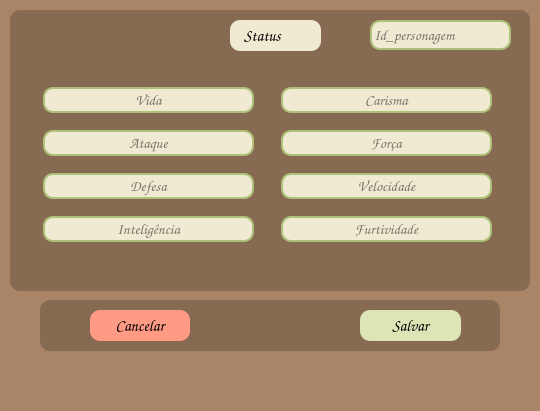
<?xml version="1.0" encoding="UTF-8"?>
<ui version="4.0">
 <class>Form</class>
 <widget class="QWidget" name="Form">
  <property name="geometry">
   <rect>
    <x>0</x>
    <y>0</y>
    <width>540</width>
    <height>411</height>
   </rect>
  </property>
  <property name="windowTitle">
   <string>Form</string>
  </property>
  <property name="styleSheet">
   <string notr="true">background-color: rgb(169, 132, 103);</string>
  </property>
  <widget class="QFrame" name="frame">
   <property name="geometry">
    <rect>
     <x>10</x>
     <y>10</y>
     <width>520</width>
     <height>281</height>
    </rect>
   </property>
   <property name="sizePolicy">
    <sizepolicy hsizetype="Fixed" vsizetype="Fixed">
     <horstretch>0</horstretch>
     <verstretch>0</verstretch>
    </sizepolicy>
   </property>
   <property name="styleSheet">
    <string notr="true">QFrame{
	background-color: rgba(0,0,0,0.2);
	border-radius: 10px;
}</string>
   </property>
   <property name="frameShape">
    <enum>QFrame::StyledPanel</enum>
   </property>
   <property name="frameShadow">
    <enum>QFrame::Raised</enum>
   </property>
   <widget class="QLabel" name="label_7">
    <property name="geometry">
     <rect>
      <x>220</x>
      <y>10</y>
      <width>91</width>
      <height>31</height>
     </rect>
    </property>
    <property name="font">
     <font>
      <family>Comic Sans MS</family>
      <pointsize>12</pointsize>
     </font>
    </property>
    <property name="styleSheet">
     <string notr="true">QFrame{
	background-color: rgb(240, 234, 210);
	border-radius: 10px;
}</string>
    </property>
    <property name="text">
     <string>    Status</string>
    </property>
   </widget>
   <widget class="QLineEdit" name="Furtividade">
    <property name="geometry">
     <rect>
      <x>271</x>
      <y>206</y>
      <width>211</width>
      <height>26</height>
     </rect>
    </property>
    <property name="font">
     <font>
      <family>Comic Sans MS</family>
      <pointsize>11</pointsize>
      <underline>false</underline>
      <kerning>true</kerning>
     </font>
    </property>
    <property name="whatsThis">
     <string>&lt;html&gt;&lt;head/&gt;&lt;body&gt;&lt;p align=&quot;center&quot;&gt;Clase&lt;/p&gt;&lt;/body&gt;&lt;/html&gt;</string>
    </property>
    <property name="styleSheet">
     <string notr="true">QLineEdit{
	background-color: rgba(240, 234, 210);
	border-radius: 10px;
	border: 2px solid rgb(173, 193, 120);
	
}</string>
    </property>
    <property name="inputMask">
     <string/>
    </property>
    <property name="text">
     <string comment="Nome"/>
    </property>
    <property name="maxLength">
     <number>3</number>
    </property>
    <property name="frame">
     <bool>true</bool>
    </property>
    <property name="alignment">
     <set>Qt::AlignCenter</set>
    </property>
    <property name="readOnly">
     <bool>false</bool>
    </property>
    <property name="placeholderText">
     <string>Furtividade</string>
    </property>
    <property name="clearButtonEnabled">
     <bool>false</bool>
    </property>
   </widget>
   <widget class="QLineEdit" name="Vida">
    <property name="geometry">
     <rect>
      <x>33</x>
      <y>77</y>
      <width>211</width>
      <height>26</height>
     </rect>
    </property>
    <property name="font">
     <font>
      <family>Comic Sans MS</family>
      <pointsize>11</pointsize>
      <underline>false</underline>
      <kerning>true</kerning>
     </font>
    </property>
    <property name="whatsThis">
     <string>&lt;html&gt;&lt;head/&gt;&lt;body&gt;&lt;p align=&quot;center&quot;&gt;Clase&lt;/p&gt;&lt;/body&gt;&lt;/html&gt;</string>
    </property>
    <property name="styleSheet">
     <string notr="true">QLineEdit{
	background-color: rgba(240, 234, 210);
	border-radius: 10px;
	border: 2px solid rgb(173, 193, 120);
	
}</string>
    </property>
    <property name="inputMask">
     <string/>
    </property>
    <property name="text">
     <string comment="Nome"/>
    </property>
    <property name="maxLength">
     <number>3</number>
    </property>
    <property name="frame">
     <bool>true</bool>
    </property>
    <property name="alignment">
     <set>Qt::AlignCenter</set>
    </property>
    <property name="readOnly">
     <bool>false</bool>
    </property>
    <property name="placeholderText">
     <string>Vida</string>
    </property>
    <property name="clearButtonEnabled">
     <bool>false</bool>
    </property>
   </widget>
   <widget class="QLineEdit" name="Forca">
    <property name="geometry">
     <rect>
      <x>271</x>
      <y>120</y>
      <width>211</width>
      <height>26</height>
     </rect>
    </property>
    <property name="font">
     <font>
      <family>Comic Sans MS</family>
      <pointsize>11</pointsize>
      <underline>false</underline>
      <kerning>true</kerning>
     </font>
    </property>
    <property name="whatsThis">
     <string>&lt;html&gt;&lt;head/&gt;&lt;body&gt;&lt;p align=&quot;center&quot;&gt;Clase&lt;/p&gt;&lt;/body&gt;&lt;/html&gt;</string>
    </property>
    <property name="styleSheet">
     <string notr="true">QLineEdit{
	background-color: rgba(240, 234, 210);
	border-radius: 10px;
	border: 2px solid rgb(173, 193, 120);
	
}</string>
    </property>
    <property name="inputMask">
     <string/>
    </property>
    <property name="text">
     <string comment="Nome"/>
    </property>
    <property name="maxLength">
     <number>3</number>
    </property>
    <property name="frame">
     <bool>true</bool>
    </property>
    <property name="alignment">
     <set>Qt::AlignCenter</set>
    </property>
    <property name="readOnly">
     <bool>false</bool>
    </property>
    <property name="placeholderText">
     <string>Força</string>
    </property>
    <property name="clearButtonEnabled">
     <bool>false</bool>
    </property>
   </widget>
   <widget class="QLineEdit" name="Carisma">
    <property name="geometry">
     <rect>
      <x>271</x>
      <y>77</y>
      <width>211</width>
      <height>26</height>
     </rect>
    </property>
    <property name="font">
     <font>
      <family>Comic Sans MS</family>
      <pointsize>11</pointsize>
      <underline>false</underline>
      <kerning>true</kerning>
     </font>
    </property>
    <property name="whatsThis">
     <string>&lt;html&gt;&lt;head/&gt;&lt;body&gt;&lt;p align=&quot;center&quot;&gt;Clase&lt;/p&gt;&lt;/body&gt;&lt;/html&gt;</string>
    </property>
    <property name="styleSheet">
     <string notr="true">QLineEdit{
	background-color: rgba(240, 234, 210);
	border-radius: 10px;
	border: 2px solid rgb(173, 193, 120);
	
}</string>
    </property>
    <property name="inputMask">
     <string/>
    </property>
    <property name="text">
     <string comment="Nome"/>
    </property>
    <property name="maxLength">
     <number>3</number>
    </property>
    <property name="frame">
     <bool>true</bool>
    </property>
    <property name="alignment">
     <set>Qt::AlignCenter</set>
    </property>
    <property name="readOnly">
     <bool>false</bool>
    </property>
    <property name="placeholderText">
     <string>Carisma</string>
    </property>
    <property name="clearButtonEnabled">
     <bool>false</bool>
    </property>
   </widget>
   <widget class="QLineEdit" name="Ataque">
    <property name="geometry">
     <rect>
      <x>33</x>
      <y>120</y>
      <width>211</width>
      <height>26</height>
     </rect>
    </property>
    <property name="font">
     <font>
      <family>Comic Sans MS</family>
      <pointsize>11</pointsize>
      <underline>false</underline>
      <kerning>true</kerning>
     </font>
    </property>
    <property name="whatsThis">
     <string>&lt;html&gt;&lt;head/&gt;&lt;body&gt;&lt;p align=&quot;center&quot;&gt;Clase&lt;/p&gt;&lt;/body&gt;&lt;/html&gt;</string>
    </property>
    <property name="styleSheet">
     <string notr="true">QLineEdit{
	background-color: rgba(240, 234, 210);
	border-radius: 10px;
	border: 2px solid rgb(173, 193, 120);
	
}</string>
    </property>
    <property name="inputMask">
     <string/>
    </property>
    <property name="text">
     <string comment="Nome"/>
    </property>
    <property name="maxLength">
     <number>3</number>
    </property>
    <property name="frame">
     <bool>true</bool>
    </property>
    <property name="alignment">
     <set>Qt::AlignCenter</set>
    </property>
    <property name="readOnly">
     <bool>false</bool>
    </property>
    <property name="placeholderText">
     <string>Ataque</string>
    </property>
    <property name="clearButtonEnabled">
     <bool>false</bool>
    </property>
   </widget>
   <widget class="QLineEdit" name="Defesa">
    <property name="geometry">
     <rect>
      <x>33</x>
      <y>163</y>
      <width>211</width>
      <height>26</height>
     </rect>
    </property>
    <property name="font">
     <font>
      <family>Comic Sans MS</family>
      <pointsize>11</pointsize>
      <underline>false</underline>
      <kerning>true</kerning>
     </font>
    </property>
    <property name="whatsThis">
     <string>&lt;html&gt;&lt;head/&gt;&lt;body&gt;&lt;p align=&quot;center&quot;&gt;Clase&lt;/p&gt;&lt;/body&gt;&lt;/html&gt;</string>
    </property>
    <property name="styleSheet">
     <string notr="true">QLineEdit{
	background-color: rgba(240, 234, 210);
	border-radius: 10px;
	border: 2px solid rgb(173, 193, 120);
	
}</string>
    </property>
    <property name="inputMask">
     <string/>
    </property>
    <property name="text">
     <string comment="Nome"/>
    </property>
    <property name="maxLength">
     <number>3</number>
    </property>
    <property name="frame">
     <bool>true</bool>
    </property>
    <property name="alignment">
     <set>Qt::AlignCenter</set>
    </property>
    <property name="readOnly">
     <bool>false</bool>
    </property>
    <property name="placeholderText">
     <string>Defesa</string>
    </property>
    <property name="clearButtonEnabled">
     <bool>false</bool>
    </property>
   </widget>
   <widget class="QLineEdit" name="velocidade">
    <property name="geometry">
     <rect>
      <x>271</x>
      <y>163</y>
      <width>211</width>
      <height>26</height>
     </rect>
    </property>
    <property name="font">
     <font>
      <family>Comic Sans MS</family>
      <pointsize>11</pointsize>
      <underline>false</underline>
      <kerning>true</kerning>
     </font>
    </property>
    <property name="whatsThis">
     <string>&lt;html&gt;&lt;head/&gt;&lt;body&gt;&lt;p align=&quot;center&quot;&gt;Clase&lt;/p&gt;&lt;/body&gt;&lt;/html&gt;</string>
    </property>
    <property name="styleSheet">
     <string notr="true">QLineEdit{
	background-color: rgba(240, 234, 210);
	border-radius: 10px;
	border: 2px solid rgb(173, 193, 120);
	
}</string>
    </property>
    <property name="inputMask">
     <string/>
    </property>
    <property name="text">
     <string comment="Nome"/>
    </property>
    <property name="maxLength">
     <number>3</number>
    </property>
    <property name="frame">
     <bool>true</bool>
    </property>
    <property name="alignment">
     <set>Qt::AlignCenter</set>
    </property>
    <property name="readOnly">
     <bool>false</bool>
    </property>
    <property name="placeholderText">
     <string>Velocidade</string>
    </property>
    <property name="clearButtonEnabled">
     <bool>false</bool>
    </property>
   </widget>
   <widget class="QLineEdit" name="Inteligencia">
    <property name="geometry">
     <rect>
      <x>33</x>
      <y>206</y>
      <width>211</width>
      <height>26</height>
     </rect>
    </property>
    <property name="font">
     <font>
      <family>Comic Sans MS</family>
      <pointsize>11</pointsize>
      <underline>false</underline>
      <kerning>true</kerning>
     </font>
    </property>
    <property name="whatsThis">
     <string>&lt;html&gt;&lt;head/&gt;&lt;body&gt;&lt;p align=&quot;center&quot;&gt;Clase&lt;/p&gt;&lt;/body&gt;&lt;/html&gt;</string>
    </property>
    <property name="styleSheet">
     <string notr="true">QLineEdit{
	background-color: rgba(240, 234, 210);
	border-radius: 10px;
	border: 2px solid rgb(173, 193, 120);
	
}</string>
    </property>
    <property name="inputMask">
     <string/>
    </property>
    <property name="text">
     <string comment="Nome"/>
    </property>
    <property name="maxLength">
     <number>3</number>
    </property>
    <property name="frame">
     <bool>true</bool>
    </property>
    <property name="alignment">
     <set>Qt::AlignCenter</set>
    </property>
    <property name="readOnly">
     <bool>false</bool>
    </property>
    <property name="placeholderText">
     <string>Inteligência</string>
    </property>
    <property name="clearButtonEnabled">
     <bool>false</bool>
    </property>
   </widget>
   <widget class="QLineEdit" name="Id_personagem">
    <property name="geometry">
     <rect>
      <x>360</x>
      <y>10</y>
      <width>141</width>
      <height>30</height>
     </rect>
    </property>
    <property name="font">
     <font>
      <family>Comic Sans MS</family>
      <pointsize>11</pointsize>
      <underline>false</underline>
      <kerning>true</kerning>
     </font>
    </property>
    <property name="whatsThis">
     <string>&lt;html&gt;&lt;head/&gt;&lt;body&gt;&lt;p align=&quot;center&quot;&gt;Clase&lt;/p&gt;&lt;/body&gt;&lt;/html&gt;</string>
    </property>
    <property name="styleSheet">
     <string notr="true">QLineEdit{
	background-color: rgba(240, 234, 210);
	border-radius: 10px;
	border: 2px solid rgb(173, 193, 120);
	
}</string>
    </property>
    <property name="inputMask">
     <string/>
    </property>
    <property name="text">
     <string comment="Nome"/>
    </property>
    <property name="maxLength">
     <number>50</number>
    </property>
    <property name="frame">
     <bool>true</bool>
    </property>
    <property name="readOnly">
     <bool>false</bool>
    </property>
    <property name="placeholderText">
     <string>Id_personagem</string>
    </property>
    <property name="clearButtonEnabled">
     <bool>false</bool>
    </property>
   </widget>
  </widget>
  <widget class="QFrame" name="frame_4">
   <property name="geometry">
    <rect>
     <x>40</x>
     <y>300</y>
     <width>460</width>
     <height>51</height>
    </rect>
   </property>
   <property name="styleSheet">
    <string notr="true">QFrame{
	background-color: rgba(0,0,0,0.2);
	border-radius: 10px;
}</string>
   </property>
   <property name="frameShape">
    <enum>QFrame::StyledPanel</enum>
   </property>
   <property name="frameShadow">
    <enum>QFrame::Raised</enum>
   </property>
   <widget class="QPushButton" name="Cancelar">
    <property name="geometry">
     <rect>
      <x>50</x>
      <y>10</y>
      <width>100</width>
      <height>31</height>
     </rect>
    </property>
    <property name="font">
     <font>
      <family>Comic Sans MS</family>
      <pointsize>12</pointsize>
      <weight>50</weight>
      <bold>false</bold>
     </font>
    </property>
    <property name="styleSheet">
     <string notr="true">QPushButton{
	background-color: rgb(255, 155, 133);
	
	border-radius:10px
}
QPushButton:hover{
	background-color: rgb(238, 96, 85);
	color:rgb(0, 0, 0);
}
</string>
    </property>
    <property name="text">
     <string>Cancelar</string>
    </property>
   </widget>
   <widget class="QPushButton" name="Salvar">
    <property name="geometry">
     <rect>
      <x>320</x>
      <y>10</y>
      <width>101</width>
      <height>31</height>
     </rect>
    </property>
    <property name="font">
     <font>
      <family>Comic Sans MS</family>
      <pointsize>12</pointsize>
      <weight>50</weight>
      <bold>false</bold>
     </font>
    </property>
    <property name="styleSheet">
     <string notr="true">QPushButton{
	background-color: rgb(221, 229, 182);
	
	border-radius:10px
}
QPushButton:hover{
	background-color: rgb(173, 193, 120);
	color:rgb(0, 0, 0);
}</string>
    </property>
    <property name="text">
     <string>Salvar</string>
    </property>
    <property name="checkable">
     <bool>false</bool>
    </property>
   </widget>
  </widget>
  <widget class="QLabel" name="label">
   <property name="geometry">
    <rect>
     <x>200</x>
     <y>370</y>
     <width>211</width>
     <height>21</height>
    </rect>
   </property>
   <property name="font">
    <font>
     <family>Comic Sans MS</family>
     <pointsize>12</pointsize>
    </font>
   </property>
   <property name="text">
    <string/>
   </property>
  </widget>
 </widget>
 <resources/>
 <connections/>
</ui>
